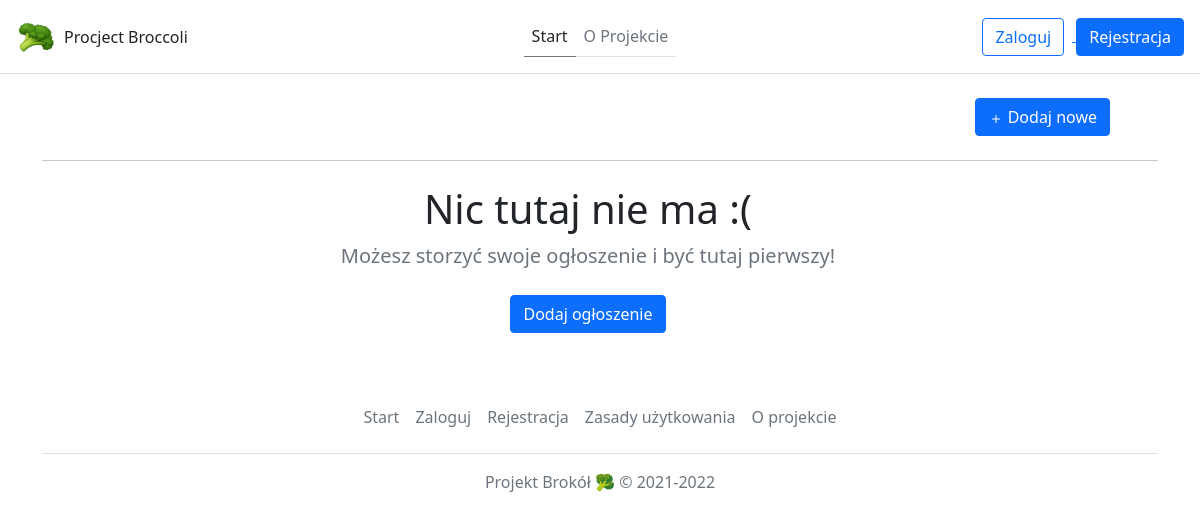
Page /home on the earlier database version.
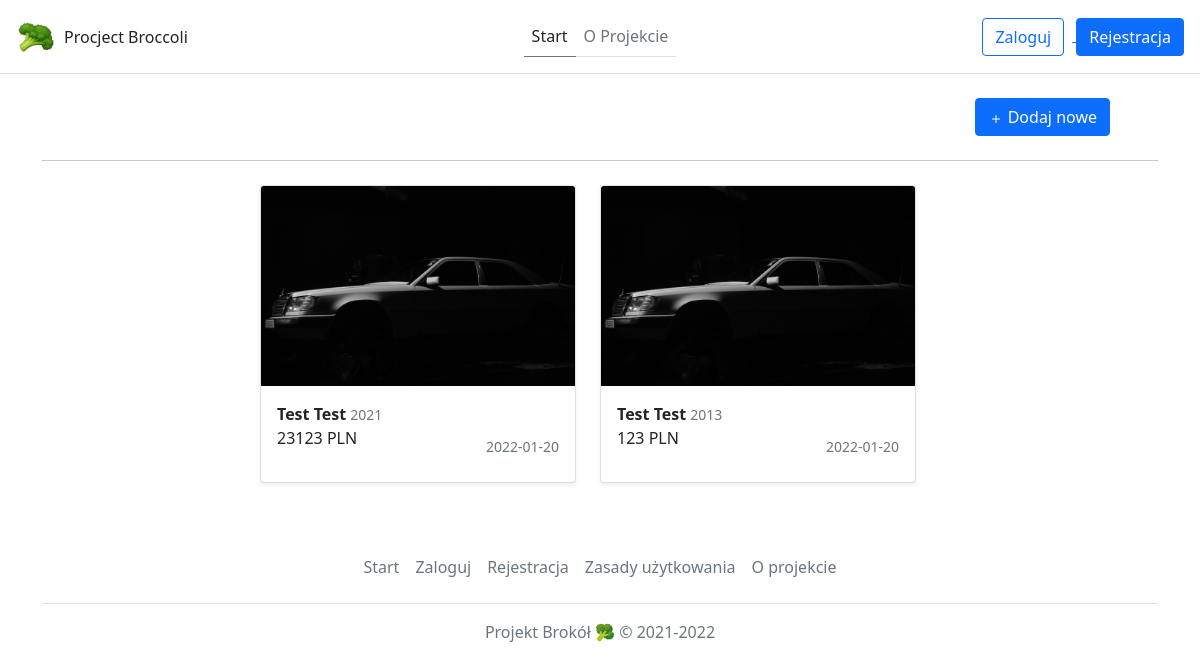
Same page on the later database version.
### appData/models.py (models this page shows, shortened)
class Post(db.Model):
    id = db.Column(db.Integer, primary_key=True)
    user_id = db.Column(db.Integer, db.ForeignKey('user.id'), nullable=False)
    manufacture = db.Column(db.String(100), nullable=False)
    model = db.Column(db.String(100))
    manufacture_year = db.Column(db.String(4))
    photo = db.Column(db.String(30), nullable=False, default='defaultCar.jpg')
    description = db.Column(db.Text)
    price = db.Column(db.Integer(), nullable=False)
    date_posted = db.Column(db.DateTime, nullable=False, default=datetime.utcnow)
    status = db.Column(db.String(10), default='Published')
    location = db.Column(db.String(255))

### appData/routes.py (the view)
@app.route('/')
@app.route('/home')
def home():
    posts = Post.query.all()
    return render_template('index.html', title='Start', posts=posts)

### appData/templates/index.html
{% extends "layout.html" %}
{% block content %}
<div class="container">
    <main>
        <div class="d-flex flex-row-reverse px-5">
            <div class="">
                <a href="{{ url_for('new_post') }}">
                    <button type="button" class="btn btn-primary">
                        <svg xmlns="http://www.w3.org/2000/svg" width="16" height="16" fill="currentColor" class="bi bi-plus" viewBox="0 0 16 16">
                            <path d="M8 4a.5.5 0 0 1 .5.5v3h3a.5.5 0 0 1 0 1h-3v3a.5.5 0 0 1-1 0v-3h-3a.5.5 0 0 1 0-1h3v-3A.5.5 0 0 1 8 4z"/>
                        </svg> Dodaj nowe
                    </button>
                </a>
            </div>
        </div>
        <hr class="my-4">
        <div class="row justify-content-center px-5" style="width: 100%;">
            {% if posts %}
            {% for post in posts %}
            {% if post.status == 'Published' and post.author.role != "Blocked" %}
            <div class="col-md-4 post-hover">
                <a href="/post/{{ post.id }}" class="text-decoration-none text-body">
                    <div class="card mb-4 shadow-sm">
                        <img class="bd-placeholder-img card-img-top" width="370px" height="200px" src="{{url_for('static',filename='photos/')}}{{ post.photo }}" preserveAspectRatio="xMidYMid slice" focusable="false" role="img" >
                        <div class="card-body">
                            <b class="card-text">{{ post.manufacture }} {{ post.model }}</b>
                            <small class="text-muted"> {{ post.manufacture_year }} </small>
                            <div class="d-flex justify-content-between align-items-center">
                                <p class="card-text post-price-after"> {{ post.price }}</p>
                                <small class="text-muted">{{ post.date_posted.date() }}</small>
                            </div>
                        </div>
                    </div>
                </a>
            </div>
            {% endif %}
            {% endfor %}
            {% else %}
            <section class="jumbotron text-center">
                <div class="container">
                <h1>Nic tutaj nie ma :(</h1>
                <p class="lead text-muted">
                        Możesz storzyć swoje ogłoszenie i być tutaj pierwszy!
                    <p>
                    <a href="{{ url_for('new_post') }}" class="btn btn-primary my-2">Dodaj ogłoszenie</a>
                </p>
                </div>
            </section>
            {% endif %}
        </div>
    </main>
</div>
{% endblock content %}

Differences in the rows shown:
added Post: photo (placeholder picture), manufacture "Test", model "Test", manufacture_year "2021", price "23123", date_posted "2022-01-20"
added Post: photo (placeholder picture), manufacture "Test", model "Test", manufacture_year "2013", price "123", date_posted "2022-01-20"
Other differences:
text no longer shown: "Nic tutaj nie ma :( Możesz storzyć swoje ogłoszenie i być tutaj pierwszy! Dodaj ogłoszenie"
